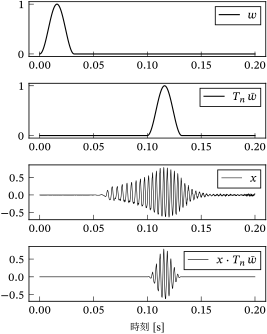

Python code for this plot:
from pathlib import PurePath

import matplotlib as mpl
import matplotlib.pyplot as plt
import numpy as np
from constant import constants
from scipy.io import wavfile

plt.style.use(["sigproc", "sigproc-wide"])
mpl.rc("figure", figsize=(2.8740, 3.5433))
lw = constants.observation_linewidth

filename = "phone.wav"
samplerate, data = wavfile.read(str(PurePath(__file__).parent / filename))

x = (data.astype(np.double) - 128) / 127
t = np.linspace(0, len(x) / samplerate, num=len(x), endpoint=False)
x = x[t <= 0.2]
t = t[t <= 0.2]
w = np.zeros(len(x))

for i in range(0, 256):
    w[i] = 0.5 * (1 - np.cos(2 * np.pi * i / 256))

fig, axs = plt.subplots(4, 1)
axs[0].plot(t, w, label=r"$w$")
axs[0].legend(loc="upper right")

w = np.roll(w, samplerate // 10)

axs[1].plot(t, w, label=r"$\translate{n}\conj{w}$")
axs[1].legend(loc="upper right")
axs[2].plot(t, x, label=r"$x$", lw=lw)
axs[2].legend(loc="upper right")
axs[3].plot(t, w * x, label=r"$x\cdot\translate{n}\conj{w}$", lw=lw)
axs[3].legend(loc="upper right")
axs[3].set_xlabel("時刻[s]")
fig.savefig(str(PurePath(__file__).parent / (PurePath(__file__).stem + ".pdf")))
